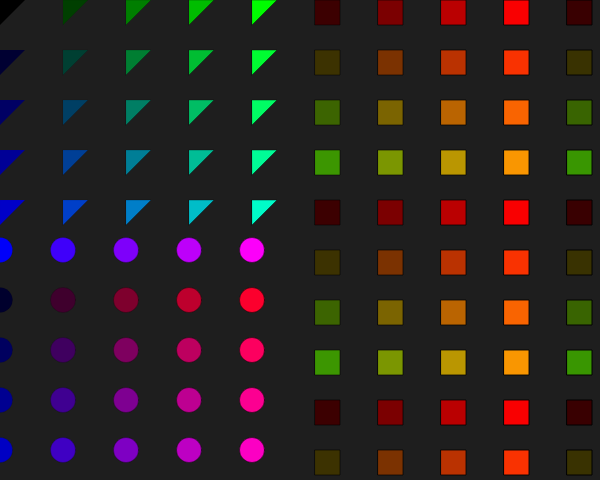
Frame 1 (no input)
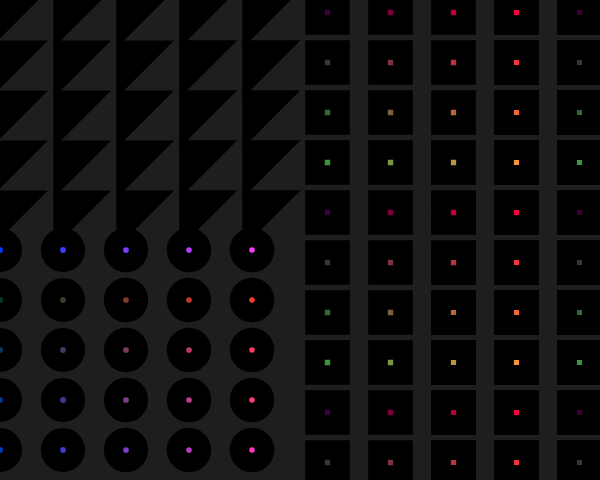
Frame 60 (no input)
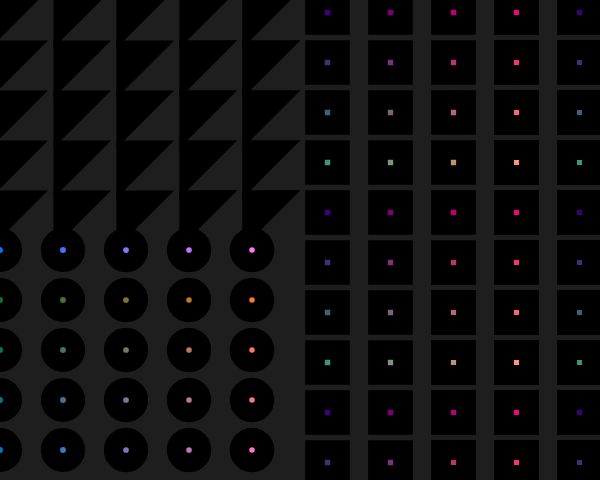
Frame 120 (the mouse pressed at the canvas centre since frame 60)

The p5.js sketch that drew these frames (run headless with seeded random() and noise() and a simulated clock; from frame 60 on, the mouse is pressed at the canvas centre):

// p5.js sketch
// ── sketch.js

// Demonstrates variables, declarations, functions, loops, conditions, and scope

// this is a global variable with program-wode scope
var globalVar;
var w = 600;
var h = 480;

function setup() {

	// we can initialize variables when delaring or later
	globalVar = 0;
	createCanvas(w, h);
	
}

// This "draws" our code - it happens REPEATEDLY
function draw() {
	background(30);
	// this is a local variable with scope limited to setup()
	// I will use it for the ratio of width to height
	var localVar = w/h;

	// for loops will "iterate" until a condition is met
	// useful for drawing x and y axes
	for (var i = 0; i < w; i+=Math.round(50*localVar)) {
		for (var j = 0; j < h; j+= 50) {
			fill(i%255, j%200, globalVar%255);
			strokeWeight(globalVar%20);
			if (i >= w/2) {
				rect(i, j, 25, 25);
			} else if (j >= h/2) {
				fill(i%255, globalVar%255, j%255);
				ellipse(i, j, 25, 25);
			} else {
				fill(globalVar%255, i%255, j%255);
				triangle(i, j, i+25, j, i, j+25);
			}
			// counts endlessly
			globalVar = globalVar + 0.01;
		}
	}

}
